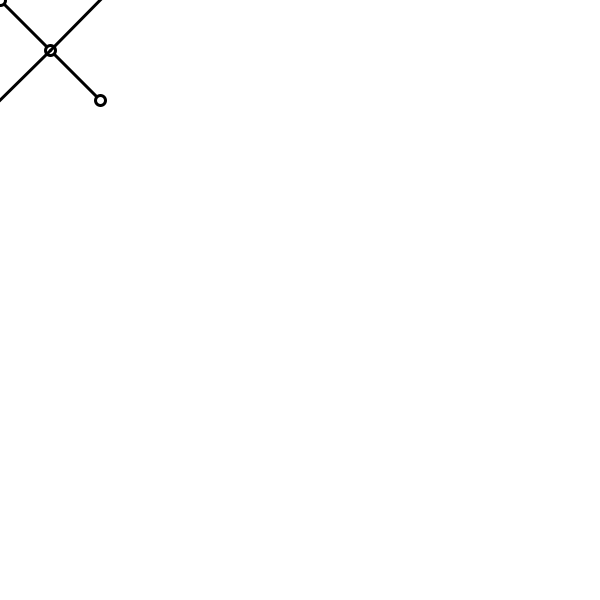
Frame 1 (no input)
Frame 60 (the mouse pressed at the canvas centre just before this capture): identical to frame 1, image omitted
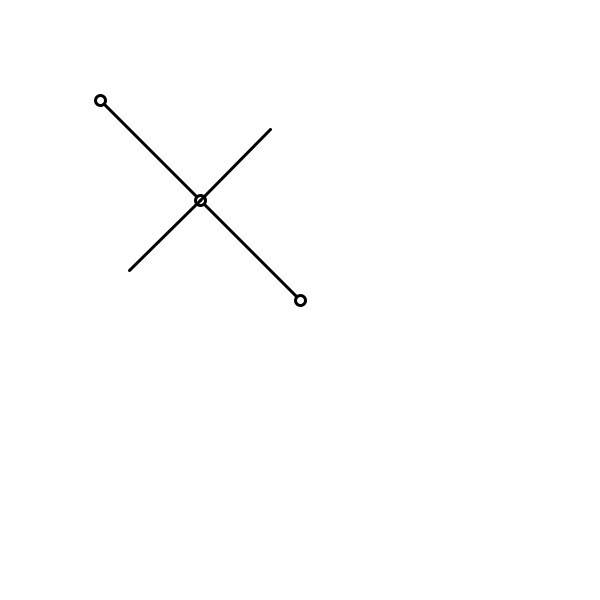
Frame 120 (the mouse held since frame 60 and released just before this capture)

The Processing sketch that drew these frames (run headless with seeded random() and noise(); from frame 60 on, the mouse is pressed at the canvas centre):

// Processing sketch: LineNormal
// ── LineNormal.pde

/*

 Line Normal by Amnon Owed (April 2013)
 https://github.com/AmnonOwed
 http://vimeo.com/amnon

 Find the normal of a line between point A and B.
 The two perpendicular lines are drawn from the center of the line.

 Built with Processing 1.5.1

*/

void setup() {
  size(600, 600);
  strokeWeight(3);
  smooth();
}

void draw() {
  background(255);
  PVector s = new PVector(100, 100);
  PVector e = new PVector(mouseX, mouseY);
  line(s.x, s.y, e.x, e.y);
  ellipse(s.x, s.y, 10, 10);
  ellipse(e.x, e.y, 10, 10);
  PVector m = PVector.add(s,e);
  m.mult(0.5);
  ellipse(m.x, m.y, 10, 10);
  translate(m.x, m.y);
  PVector n = PVector.sub(e, s);
  n.normalize();
  n.mult(100);
  line(0, 0, -n.y, n.x);
  line(0, 0, n.y, -n.x);
}
